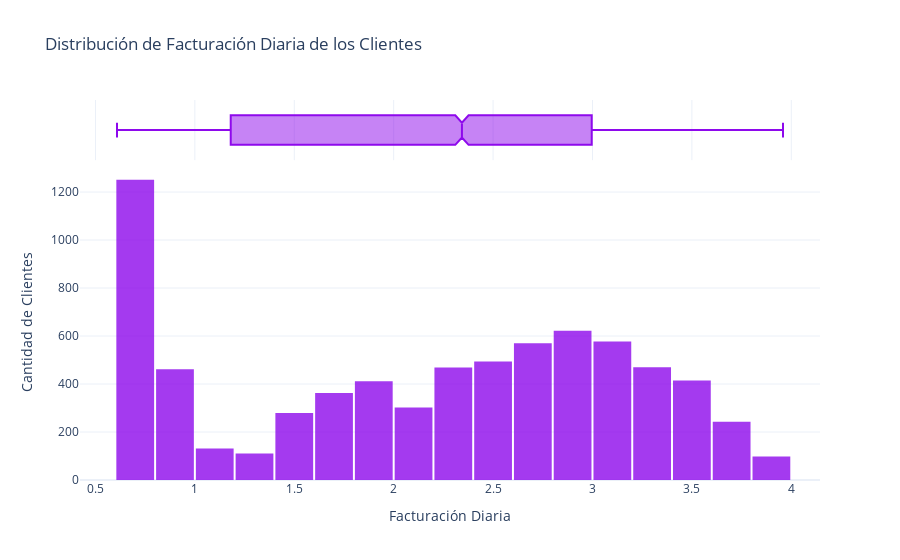

The notebook cell this image was saved under:
### Markdown cell above
- Creamos una nueva columna account.DailyCharges que representa el gasto diario de cada cliente
- Esto puede ser útil para identificar patrones de consumo más precisos, como fluctuaciones de gasto o correlaciones con cancelaciones.
- el grafico  permite ver si hay diferencias marcadas en el comportamiento de gasto diario.

### Code cell
import plotly.express as px

# Creamos histograma 
fig = px.histogram(df, x="account.DailyCharges", nbins=30, opacity=0.8, 
                   title="Distribución de Facturación Diaria de los Clientes",
                   color_discrete_sequence=["#8E09EC"], 
                   marginal="box") 

fig.update_layout(
    xaxis_title="Facturación Diaria",
    yaxis_title="Cantidad de Clientes",
    template="plotly_white",
    bargap=0.05 
)
fig.show()

### Figure 1 — Plotly figure (JSON) as saved in the notebook; plotly's stock layout.template omitted (floating-point values rounded to 4 significant figures; data arrays with more than 128 entries replaced by an {"elided": "..."} marker saying what was removed)
{"data": [{"bingroup": "x", "hovertemplate": "account.DailyCharges=%{x}<br>count=%{y}<extra></extra>", "legendgroup": "", "marker": {"color": "#8E09EC", "opacity": 0.8, "pattern": {"shape": ""}}, "name": "", "nbinsx": 30, "orientation": "v", "showlegend": false, "type": "histogram", "x": {"elided": "7267 float values"}, "xaxis": "x", "yaxis": "y"}, {"hovertemplate": "account.DailyCharges=%{x}<extra></extra>", "legendgroup": "", "marker": {"color": "#8E09EC"}, "name": "", "notched": true, "showlegend": false, "type": "box", "x": {"elided": "7267 float values"}, "xaxis": "x2", "yaxis": "y2"}], "layout": {"bargap": 0.05, "barmode": "relative", "legend": {"tracegroupgap": 0}, "title": {"text": "Distribución de Facturación Diaria de los Clientes"}, "xaxis": {"anchor": "y", "domain": [0, 1], "title": {"text": "Facturación Diaria"}}, "xaxis2": {"anchor": "y2", "domain": [0, 1], "matches": "x", "showgrid": true, "showticklabels": false}, "yaxis": {"anchor": "x", "domain": [0, 0.8316], "title": {"text": "Cantidad de Clientes"}}, "yaxis2": {"anchor": "x2", "domain": [0.8416, 1], "matches": "y2", "showgrid": false, "showline": false, "showticklabels": false, "ticks": ""}}}
